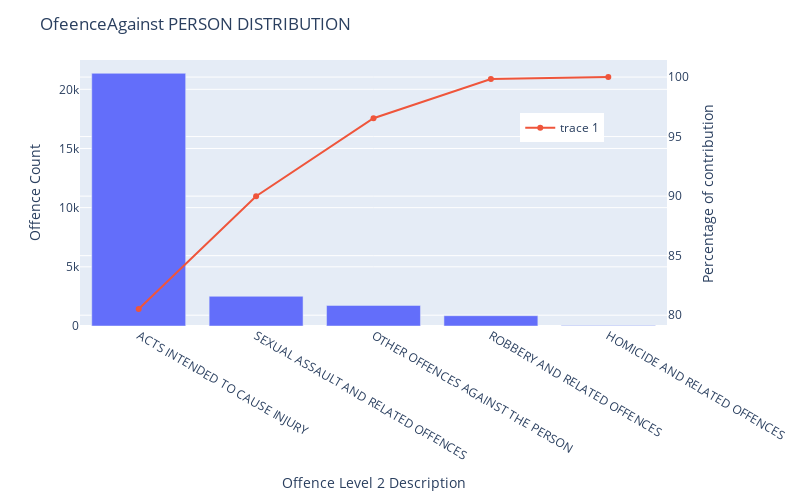

Notebook source saved alongside this figure:
### Markdown cell above
INSIGTH
- 'THEFT AND RELATED OFFENCES' and 'PROPERTY DAMAGE AND ENVIRONMENTAL' are responsible for more than **80 %** of the offence against Property.

### Code cell
# OL2 cum contributuon in OL1_PERSON
# OL2 cum contributuon in OL1_PERSON
filter = data["Offence Level 2 Description"].isin( OL2_of_OL1_PERSON)
cols = ["Offence Level 1 Description" , "Offence Level 2 Description" , "Offence count"]
ol2_PERSON = data.loc[filter ,cols ].groupby( by =cols[1] )[[cols[2]]].sum()
ol2_PERSON=ol2_PERSON.sort_values(by  =cols[2] , ascending=False )
ol2_PROPERTY

contribution = np.cumsum(100*ol2_PERSON["Offence count"]/np.sum(ol2_PERSON["Offence count"]))


fig = px.bar(data_frame =ol2_PERSON, x=ol2_PERSON.index, y="Offence count",
             # color=px.Constant("This year"),
             labels={'y': 'Left Axis'},
             width = 800,
             height=500)
fig.add_scatter( x=ol2_PERSON.index, y=contribution ,yaxis = 'y2'  )
fig.update_layout(
    title= "OfeenceAgainst PERSON DISTRIBUTION",
    yaxis=dict(title='Offence Count' , side = 'left'),
    yaxis2=dict( title =  'Percentage of contribution', overlaying='y', side='right'),
    legend=dict(x=0.75, y=0.80)
)
fig.show()

### Figure 1 — Plotly figure (JSON) as saved in the notebook; plotly's stock layout.template omitted (floating-point values rounded to 4 significant figures)
{"data": [{"alignmentgroup": "True", "hovertemplate": "Offence Level 2 Description=%{x}<br>Offence count=%{y}<extra></extra>", "legendgroup": "", "marker": {"color": "#636efa", "pattern": {"shape": ""}}, "name": "", "offsetgroup": "", "orientation": "v", "showlegend": false, "textposition": "auto", "type": "bar", "x": ["ACTS INTENDED TO CAUSE INJURY", "SEXUAL ASSAULT AND RELATED OFFENCES", "OTHER OFFENCES AGAINST THE PERSON", "ROBBERY AND RELATED OFFENCES", "HOMICIDE AND RELATED OFFENCES"], "xaxis": "x", "y": [21352, 2509, 1739, 871, 45], "yaxis": "y"}, {"type": "scatter", "x": ["ACTS INTENDED TO CAUSE INJURY", "SEXUAL ASSAULT AND RELATED OFFENCES", "OTHER OFFENCES AGAINST THE PERSON", "ROBBERY AND RELATED OFFENCES", "HOMICIDE AND RELATED OFFENCES"], "y": [80.52, 89.99, 96.55, 99.83, 100.0], "yaxis": "y2"}], "layout": {"barmode": "relative", "height": 500, "legend": {"tracegroupgap": 0, "x": 0.75, "y": 0.8}, "margin": {"t": 60}, "title": {"text": "OfeenceAgainst PERSON DISTRIBUTION"}, "width": 800, "xaxis": {"anchor": "y", "autorange": true, "domain": [0, 1], "range": [-0.5, 4.5], "title": {"text": "Offence Level 2 Description"}, "type": "category"}, "yaxis": {"anchor": "x", "autorange": true, "domain": [0, 1], "range": [0, 22480.0], "side": "left", "title": {"text": "Offence Count"}, "type": "linear"}, "yaxis2": {"autorange": true, "overlaying": "y", "range": [79.08, 101.4], "side": "right", "title": {"text": "Percentage of contribution"}, "type": "linear"}}}
